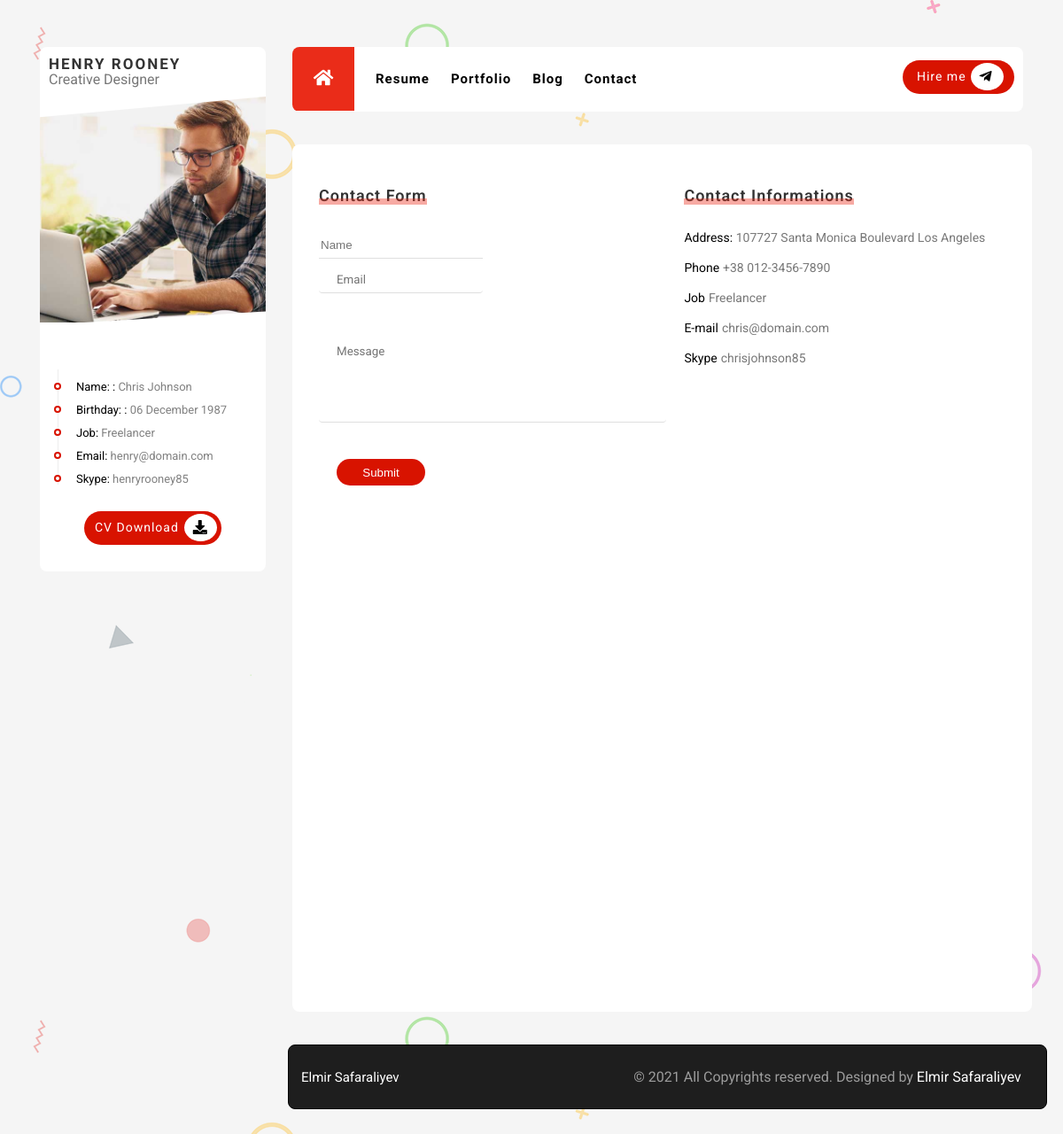
The app's page /contact with its own data.
### PROJECT/data.py (models this page shows)
class Profile(db.Model):
    __tablename__='Profile'
    id=db.Column(db.Integer,primary_key=True)
    infoheader=db.Column(db.String(120))
    informatio=db.Column(db.String(120))

class Contact(db.Model):
    __tablename__='Contact'
    id=db.Column(db.Integer,primary_key=True)
    header=db.Column(db.String(20))
    info=db.Column(db.String(50))

### PROJECT/mainroutes.py (the view)
@app.route('/contact')
def contact():
    contactform=Contactform.query.all()
    contact=Contact.query.all()
    profile=Profile.query.all()
    profileimg=Profileim.query.all()
    return render_template('app/contactpage.html',contactform=contactform,contact=contact,profile=profile, profileimg=profileimg)

### PROJECT/templates/app/contactpage.html
{% extends "app/base.html" %}
{% block profile %}
<div class="profile">
  <div class="profile-name">
    <span class="name">
      HENRY ROONEY
    </span>
    <span class="job">
      Creative Designer
    </span>
  </div>
  <div class="profile-image">
    <img src="../../static/uploads/profile.jpg">
  </div>
  <div class="profile-info">
    <ul class="profileinfolist">
      {% for profile in profile %}
      <li class="profileinfoitem">
        <p>
          <span>{{profile.infoheader}}:</span>
          {{profile.informatio}}
        </p>
      </li>
      {% endfor %}
    </ul>
  </div>
  <div class="cvbutton">
    <div class="cvbuttonbox">
      <a class="cvdownload" href="">CV Download</a>
      <div class="downloadiconbox">
        <i class="fas fa-download dwiconbox"></i>
      </div>
    </div>
  </div>
</div>
{% endblock %}
{% block pages %}
<div class="contactmain">
  <div class="contact">
    <div class="contactform">
      <div class="contactformheader">
        <h1>Contact Form</h1>
        <span></span>
      </div>
      <form action="/addcontactform" method="POST">
        <div class="form-1">
          <input type="text" placeholder="Name" name="name">
        </div>
        <div class="form-2">
          <input type="email" placeholder="Email" name="email">
        </div>
        <div class="form-3">
          <textarea name="message" cols="54" rows="5" placeholder="Message" style="resize: none;"></textarea>
        </div>
        <div class="form-4">
          <button type="submit">Submit</button>
        </div>
      </form>
    </div>
    <div class="contactinfo">
      <div class="contactformheader">
        <h1>Contact Informations</h1>
        <span></span>
      </div>
      <ul class="contactul">
        {% for contact in contact %}
        <li>
          <span>{{contact.header}}</span>
          <p>{{contact.info}}</p>
        </li>
        {% endfor %}
      </ul>
    </div>
  </div>
</div>
{% endblock %}

### PROJECT/static/app/css/style.css (style rules this page uses)
body { background-image: url(../img/bg.png) !important; background-color: #f5f5f5 !important; font-family: 'Roboto', sans-serif !important; }
.popup-form form input[type=text], select, input[type=email], textarea { width: 100%; padding: 12px 20px; margin: 8px 0; display: inline-block; border: 1px solid #ccc; border-radius: 4px; box-sizing: border-box; outline: none; font-family: 'Roboto',sans-serif; }
.profile { width: 100%; height: auto; margin: 0px; background-color: white; border-radius: 8px; }
.profile-name { line-height: 18px; padding: 10px; position: relative; }
.name { font-size: 1.063rem; color: #333333; font-weight: 700; line-height: 18px; letter-spacing: 2px; display: block; }
.job { font-size: 0.813; color: #777777; line-height: 18px; font-weight: 400; }
.profile-image { height: auto; width: 100%; overflow: hidden; clip-path: polygon(0 9%, 100% 0, 100% 94%, 0% 100%); }
.profile-info { position: relative; top: 10px; }
.profile-image img { width: 100%; height: 100%; }
.profileinfoitem::before { content: ""; border: solid 2px #d81300; width: 8px; height: 8px; border-radius: 50px; margin-left: -25px; margin-top: 2px; background: #fff; display: block; position: absolute; }
.profileinfoitem { border-left: 1px solid #eee; padding-left: 20px; }
.profileinfolist { font-size: 13px; padding-top: 40px; padding-left: 20px; padding-right: 10px; }
.profileinfoitem p { display: inline; }
.profileinfoitem { padding-top: 13px; color: gray; }
.profileinfoitem span { color: black; }
.cvbutton { padding-top: 40px; display: flex; justify-content: center; padding-bottom: 30px; }
.cvbuttonbox { width: 155px; height: 38px; letter-spacing: 1px; background-color: #d81300; border-radius: 45px; }
.downloadiconbox { display: inline; padding-top: 6px; padding-bottom: 6px; background-color: white; border-radius: 50%; Box-sizing: border-box; }
.dwiconbox { padding: 10px; }
.cvdownload { font-size: 14px; padding-bottom: 20px; line-height: 37px; padding-left: 12px; padding-right: 6px; display: inline; float: left; color: #ffffff; text-decoration: none; font-weight: 400; }

### PROJECT/static/app/css/grid.css (style rules this page uses)
html, body, div, span, applet, object, iframe, h1, h2, h3, h4, h5, h6, p, blockquote, pre, a, abbr, acronym, address, big, cite, code, del, dfn, em, img, ins, kbd, q, s, samp, small, strike, strong, sub, sup, tt, var, b, u, i, center, dl, dt, dd, ol, ul, li, fieldset, form, label, legend, table, caption, tbody, tfoot, thead, tr, th, td, article, aside, canvas, details, embed, figure, figcaption, footer, header, hgroup, menu, nav, output, ruby, section, summary, time, mark, audio, video { margin: 0; padding: 0; border: 0; font-size: 100%; font: inherit; vertical-align: baseline; }
body { line-height: 1; }
ol, ul { list-style: none; }
html { box-sizing: border-box; -ms-overflow-style: scrollbar; }
*, *::before, *::after { box-sizing: inherit; }

### PROJECT/static/app/css/grid2.css (style rules this page uses)
@media screen and (max-width: 1200px) { .contactmain { width: 105%; } }

### records on screen
Profile: infoheader "Name:", informatio "Chris Johnson"
Profile: infoheader "Birthday:", informatio "06 December 1987"
Profile: infoheader "Job", informatio "Freelancer"
Profile: infoheader "Email", informatio "henry@domain.com"
Profile: infoheader "Skype", informatio "henryrooney85"
Contact: header "Address:", info "107727 Santa Monica Boulevard Los Angeles"
Contact: header "Phone", info "+38 012-3456-7890"
Contact: header "Job", info "Freelancer"
Contact: header "E-mail", info "chris@domain.com"
Contact: header "Skype", info "chrisjohnson85"
